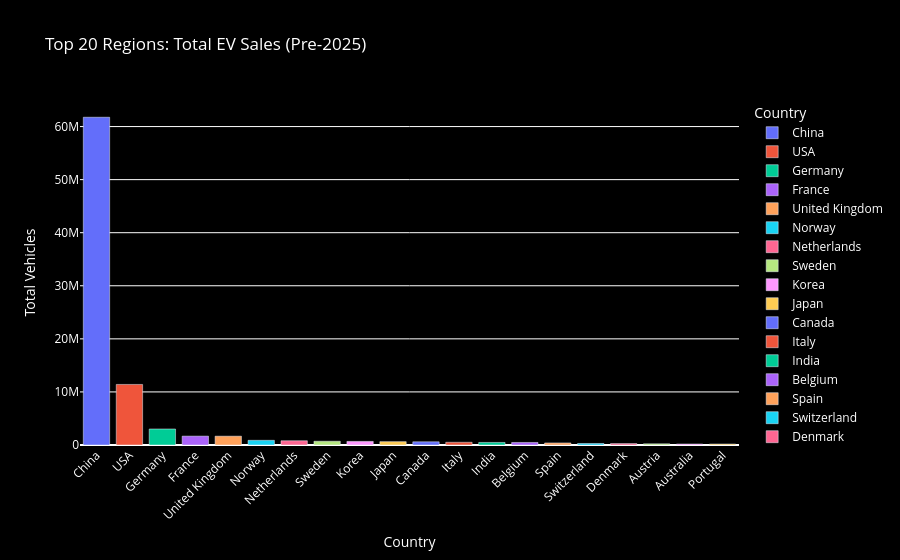

Notebook cell for this chart:
### Code cell
# 1) year is already a year number (2011, 2012, ...), keep it numeric
ev_data_3['year_clean'] = pd.to_numeric(ev_data_3['year'], errors='coerce').astype('Int64')

# (optional but recommended) ensure value is numeric
ev_data_3['value'] = pd.to_numeric(ev_data_3['value'], errors='coerce')

# 2) Filter
aggregates = ['World', 'Europe', 'EU27', 'Rest of the world']
filtered_data = ev_data_3[
    (ev_data_3['parameter'] == 'EV sales') &
    (~ev_data_3['country'].isin(aggregates)) &
    (ev_data_3['year_clean'] < 2025)
]

# 3) Group, sort, top 20
top_20_data = (
    filtered_data.groupby('country', as_index=False)['value']
    .sum()
    .sort_values(by='value', ascending=False)
    .head(20)
)

# 4) Plot
fig = px.bar(
    top_20_data,
    x='country',
    y='value',
    color='country',
    title="Top 20 Regions: Total EV Sales (Pre-2025)",
    labels={'country': "Country", 'value': 'Total Vehicles'}
)

fig.update_layout(
    plot_bgcolor='rgba(0,0,0,0)',
    paper_bgcolor='black',
    font=dict(color='white'),
    xaxis_tickangle=-45
)

fig.show()

### Figure 1 — Plotly figure (JSON) as saved in the notebook; plotly's stock layout.template omitted (floating-point values rounded to 4 significant figures)
{"data": [{"hovertemplate": "Country=%{x}<br>Total Vehicles=%{y}<extra></extra>", "legendgroup": "China", "marker": {"color": "#636efa", "pattern": {"shape": ""}}, "name": "China", "orientation": "v", "showlegend": true, "textposition": "auto", "type": "bar", "x": ["China"], "xaxis": "x", "y": [61760000.0], "yaxis": "y"}, {"hovertemplate": "Country=%{x}<br>Total Vehicles=%{y}<extra></extra>", "legendgroup": "USA", "marker": {"color": "#EF553B", "pattern": {"shape": ""}}, "name": "USA", "orientation": "v", "showlegend": true, "textposition": "auto", "type": "bar", "x": ["USA"], "xaxis": "x", "y": [11410000.0], "yaxis": "y"}, {"hovertemplate": "Country=%{x}<br>Total Vehicles=%{y}<extra></extra>", "legendgroup": "Germany", "marker": {"color": "#00cc96", "pattern": {"shape": ""}}, "name": "Germany", "orientation": "v", "showlegend": true, "textposition": "auto", "type": "bar", "x": ["Germany"], "xaxis": "x", "y": [3013000.0], "yaxis": "y"}, {"hovertemplate": "Country=%{x}<br>Total Vehicles=%{y}<extra></extra>", "legendgroup": "France", "marker": {"color": "#ab63fa", "pattern": {"shape": ""}}, "name": "France", "orientation": "v", "showlegend": true, "textposition": "auto", "type": "bar", "x": ["France"], "xaxis": "x", "y": [1667000.0], "yaxis": "y"}, {"hovertemplate": "Country=%{x}<br>Total Vehicles=%{y}<extra></extra>", "legendgroup": "United Kingdom", "marker": {"color": "#FFA15A", "pattern": {"shape": ""}}, "name": "United Kingdom", "orientation": "v", "showlegend": true, "textposition": "auto", "type": "bar", "x": ["United Kingdom"], "xaxis": "x", "y": [1660000.0], "yaxis": "y"}, {"hovertemplate": "Country=%{x}<br>Total Vehicles=%{y}<extra></extra>", "legendgroup": "Norway", "marker": {"color": "#19d3f3", "pattern": {"shape": ""}}, "name": "Norway", "orientation": "v", "showlegend": true, "textposition": "auto", "type": "bar", "x": ["Norway"], "xaxis": "x", "y": [879800.0], "yaxis": "y"}, {"hovertemplate": "Country=%{x}<br>Total Vehicles=%{y}<extra></extra>", "legendgroup": "Netherlands", "marker": {"color": "#FF6692", "pattern": {"shape": ""}}, "name": "Netherlands", "orientation": "v", "showlegend": true, "textposition": "auto", "type": "bar", "x": ["Netherlands"], "xaxis": "x", "y": [798900.0], "yaxis": "y"}, {"hovertemplate": "Country=%{x}<br>Total Vehicles=%{y}<extra></extra>", "legendgroup": "Sweden", "marker": {"color": "#B6E880", "pattern": {"shape": ""}}, "name": "Sweden", "orientation": "v", "showlegend": true, "textposition": "auto", "type": "bar", "x": ["Sweden"], "xaxis": "x", "y": [706200.0], "yaxis": "y"}, {"hovertemplate": "Country=%{x}<br>Total Vehicles=%{y}<extra></extra>", "legendgroup": "Korea", "marker": {"color": "#FF97FF", "pattern": {"shape": ""}}, "name": "Korea", "orientation": "v", "showlegend": true, "textposition": "auto", "type": "bar", "x": ["Korea"], "xaxis": "x", "y": [676400.0], "yaxis": "y"}, {"hovertemplate": "Country=%{x}<br>Total Vehicles=%{y}<extra></extra>", "legendgroup": "Japan", "marker": {"color": "#FECB52", "pattern": {"shape": ""}}, "name": "Japan", "orientation": "v", "showlegend": true, "textposition": "auto", "type": "bar", "x": ["Japan"], "xaxis": "x", "y": [627700.0], "yaxis": "y"}, {"hovertemplate": "Country=%{x}<br>Total Vehicles=%{y}<extra></extra>", "legendgroup": "Canada", "marker": {"color": "#636efa", "pattern": {"shape": ""}}, "name": "Canada", "orientation": "v", "showlegend": true, "textposition": "auto", "type": "bar", "x": ["Canada"], "xaxis": "x", "y": [600800.0], "yaxis": "y"}, {"hovertemplate": "Country=%{x}<br>Total Vehicles=%{y}<extra></extra>", "legendgroup": "Italy", "marker": {"color": "#EF553B", "pattern": {"shape": ""}}, "name": "Italy", "orientation": "v", "showlegend": true, "textposition": "auto", "type": "bar", "x": ["Italy"], "xaxis": "x", "y": [511200.0], "yaxis": "y"}, {"hovertemplate": "Country=%{x}<br>Total Vehicles=%{y}<extra></extra>", "legendgroup": "India", "marker": {"color": "#00cc96", "pattern": {"shape": ""}}, "name": "India", "orientation": "v", "showlegend": true, "textposition": "auto", "type": "bar", "x": ["India"], "xaxis": "x", "y": [482200.0], "yaxis": "y"}, {"hovertemplate": "Country=%{x}<br>Total Vehicles=%{y}<extra></extra>", "legendgroup": "Belgium", "marker": {"color": "#ab63fa", "pattern": {"shape": ""}}, "name": "Belgium", "orientation": "v", "showlegend": true, "textposition": "auto", "type": "bar", "x": ["Belgium"], "xaxis": "x", "y": [479400.0], "yaxis": "y"}, {"hovertemplate": "Country=%{x}<br>Total Vehicles=%{y}<extra></extra>", "legendgroup": "Spain", "marker": {"color": "#FFA15A", "pattern": {"shape": ""}}, "name": "Spain", "orientation": "v", "showlegend": true, "textposition": "auto", "type": "bar", "x": ["Spain"], "xaxis": "x", "y": [385000.0], "yaxis": "y"}, {"hovertemplate": "Country=%{x}<br>Total Vehicles=%{y}<extra></extra>", "legendgroup": "Switzerland", "marker": {"color": "#19d3f3", "pattern": {"shape": ""}}, "name": "Switzerland", "orientation": "v", "showlegend": true, "textposition": "auto", "type": "bar", "x": ["Switzerland"], "xaxis": "x", "y": [287700.0], "yaxis": "y"}, {"hovertemplate": "Country=%{x}<br>Total Vehicles=%{y}<extra></extra>", "legendgroup": "Denmark", "marker": {"color": "#FF6692", "pattern": {"shape": ""}}, "name": "Denmark", "orientation": "v", "showlegend": true, "textposition": "auto", "type": "bar", "x": ["Denmark"], "xaxis": "x", "y": [270300.0], "yaxis": "y"}, {"hovertemplate": "Country=%{x}<br>Total Vehicles=%{y}<extra></extra>", "legendgroup": "Austria", "marker": {"color": "#B6E880", "pattern": {"shape": ""}}, "name": "Austria", "orientation": "v", "showlegend": true, "textposition": "auto", "type": "bar", "x": ["Austria"], "xaxis": "x", "y": [221500.0], "yaxis": "y"}, {"hovertemplate": "Country=%{x}<br>Total Vehicles=%{y}<extra></extra>", "legendgroup": "Australia", "marker": {"color": "#FF97FF", "pattern": {"shape": ""}}, "name": "Australia", "orientation": "v", "showlegend": true, "textposition": "auto", "type": "bar", "x": ["Australia"], "xaxis": "x", "y": [184400.0], "yaxis": "y"}, {"hovertemplate": "Country=%{x}<br>Total Vehicles=%{y}<extra></extra>", "legendgroup": "Portugal", "marker": {"color": "#FECB52", "pattern": {"shape": ""}}, "name": "Portugal", "orientation": "v", "showlegend": true, "textposition": "auto", "type": "bar", "x": ["Portugal"], "xaxis": "x", "y": [180100.0], "yaxis": "y"}], "layout": {"barmode": "relative", "font": {"color": "white"}, "legend": {"title": {"text": "Country"}, "tracegroupgap": 0}, "paper_bgcolor": "black", "plot_bgcolor": "rgba(0,0,0,0)", "title": {"text": "Top 20 Regions: Total EV Sales (Pre-2025)"}, "xaxis": {"anchor": "y", "categoryarray": ["China", "USA", "Germany", "France", "United Kingdom", "Norway", "Netherlands", "Sweden", "Korea", "Japan", "Canada", "Italy", "India", "Belgium", "Spain", "Switzerland", "Denmark", "Austria", "Australia", "Portugal"], "categoryorder": "array", "domain": [0, 1], "tickangle": -45, "title": {"text": "Country"}}, "yaxis": {"anchor": "x", "domain": [0, 1], "title": {"text": "Total Vehicles"}}}}
